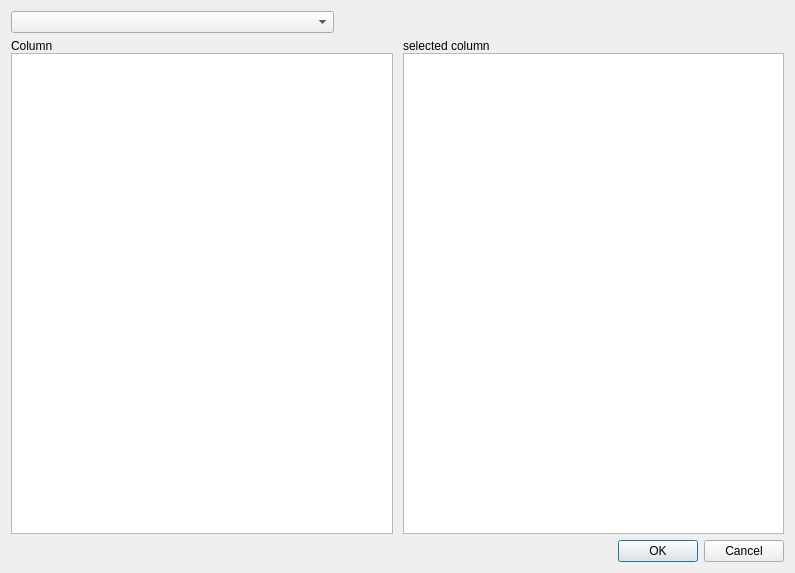
<?xml version="1.0" encoding="UTF-8"?>
<ui version="4.0">
 <class>Dialog</class>
 <widget class="QDialog" name="Dialog">
  <property name="geometry">
   <rect>
    <x>0</x>
    <y>0</y>
    <width>795</width>
    <height>573</height>
   </rect>
  </property>
  <property name="windowTitle">
   <string>Dialog</string>
  </property>
  <property name="styleSheet">
   <string notr="true"/>
  </property>
  <layout class="QGridLayout" name="gridLayout">
   <item row="0" column="0">
    <widget class="QComboBox" name="comboBox">
     <property name="maximumSize">
      <size>
       <width>323</width>
       <height>16777215</height>
      </size>
     </property>
     <property name="frame">
      <bool>true</bool>
     </property>
    </widget>
   </item>
   <item row="2" column="0">
    <widget class="QDialogButtonBox" name="buttonBox">
     <property name="styleSheet">
      <string notr="true"/>
     </property>
     <property name="standardButtons">
      <set>QDialogButtonBox::Cancel|QDialogButtonBox::Ok</set>
     </property>
    </widget>
   </item>
   <item row="1" column="0">
    <widget class="QWidget" name="midWidget" native="true">
     <property name="styleSheet">
      <string notr="true"/>
     </property>
     <layout class="QHBoxLayout" name="midLayou">
      <property name="spacing">
       <number>10</number>
      </property>
      <property name="leftMargin">
       <number>0</number>
      </property>
      <property name="topMargin">
       <number>0</number>
      </property>
      <property name="rightMargin">
       <number>0</number>
      </property>
      <property name="bottomMargin">
       <number>0</number>
      </property>
      <item>
       <widget class="QWidget" name="midLWidget" native="true">
        <layout class="QVBoxLayout" name="midLLayout">
         <property name="spacing">
          <number>0</number>
         </property>
         <property name="leftMargin">
          <number>0</number>
         </property>
         <property name="topMargin">
          <number>0</number>
         </property>
         <property name="rightMargin">
          <number>0</number>
         </property>
         <property name="bottomMargin">
          <number>0</number>
         </property>
         <item>
          <widget class="QLabel" name="colLabel">
           <property name="text">
            <string>Column</string>
           </property>
          </widget>
         </item>
         <item>
          <widget class="QListWidget" name="listWidget">
           <property name="font">
            <font>
             <family>맑은 고딕</family>
             <pointsize>10</pointsize>
             <weight>50</weight>
             <italic>false</italic>
             <bold>false</bold>
            </font>
           </property>
           <property name="mouseTracking">
            <bool>false</bool>
           </property>
           <property name="tabletTracking">
            <bool>false</bool>
           </property>
           <property name="acceptDrops">
            <bool>false</bool>
           </property>
           <property name="dragDropMode">
            <enum>QAbstractItemView::NoDragDrop</enum>
           </property>
           <property name="defaultDropAction">
            <enum>Qt::CopyAction</enum>
           </property>
          </widget>
         </item>
        </layout>
       </widget>
      </item>
      <item>
       <widget class="QWidget" name="midRWidget" native="true">
        <layout class="QVBoxLayout" name="midRLayout">
         <property name="spacing">
          <number>0</number>
         </property>
         <property name="leftMargin">
          <number>0</number>
         </property>
         <property name="topMargin">
          <number>0</number>
         </property>
         <property name="rightMargin">
          <number>0</number>
         </property>
         <property name="bottomMargin">
          <number>0</number>
         </property>
         <item>
          <widget class="QLabel" name="slctColLabel">
           <property name="text">
            <string>selected column</string>
           </property>
          </widget>
         </item>
         <item>
          <widget class="QListWidget" name="slctListWidget">
           <property name="font">
            <font>
             <family>맑은 고딕</family>
             <pointsize>10</pointsize>
             <weight>50</weight>
             <italic>false</italic>
             <bold>false</bold>
            </font>
           </property>
           <property name="dragDropMode">
            <enum>QAbstractItemView::NoDragDrop</enum>
           </property>
           <property name="defaultDropAction">
            <enum>Qt::CopyAction</enum>
           </property>
          </widget>
         </item>
        </layout>
       </widget>
      </item>
     </layout>
    </widget>
   </item>
  </layout>
 </widget>
 <resources/>
 <connections/>
</ui>
